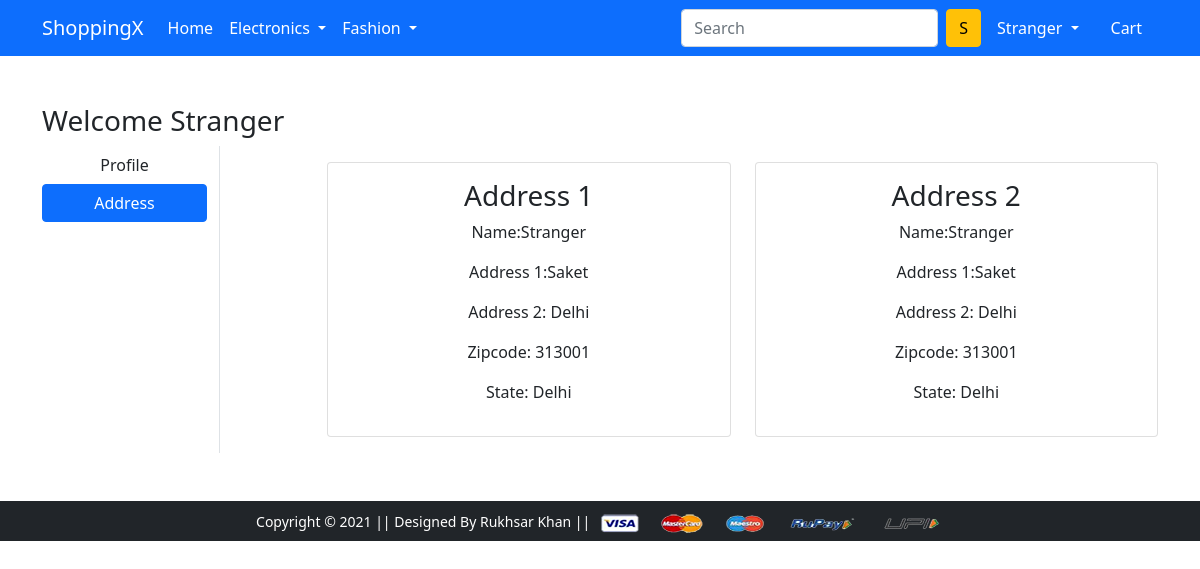
The app's page /address (signed in) with its own data.
### app/models.py (models this page shows, shortened)
class Customer(models.Model):
    user = models.ForeignKey(User, on_delete=models.CASCADE)
    name = models.CharField(max_length=200)
    locality= models.CharField(max_length=200)
    city = models.CharField(max_length=200)
    zipcode = models.IntegerField()
    state = models.CharField(choices=STATE_CHOICES, max_length=50)

### app/views.py (the view)
# urls.py: path('address', views.address, name='address'),
@login_required
def address(request):
    add = Customer.objects.filter(user=request.user)
    return render(request, 'app/address.html',{'add':add,'active':'btn-primary'})

### app/templates/app/address.html (shortened to what this page needs)
{% extends 'app/base.html' %}
{% load static %}
{% block main-content %}
<div class="container my-5">
 <div class="row">
 <h3>Welcome {{request.user.username|capfirst}}</h3>
  <div class="col-sm-2 border-end">
   <ul class="list-unstyled">
    <li class="d-grid"><a href="{% url 'profile' %}" class="btn ">Profile</a></li>
    <li class="d-grid"><a href="{% url 'address' %}" class="btn {{active}}">Address</a></li>
   </ul>
  </div>
  <div class="col-sm-9 offset-sm-1">
   <div class="row">
     {% for ad in add %}
        <div class="col-sm-6">
        <div class="card my-3">
        <div class="card-body text-center">
        <h3 >Address {{forloop.counter}}</h3>
                <p>Name:{{ad.name}}</p>
                <p>Address 1:{{ad.locality}}</p>
                <p>Address 2: {{ad.city}}</p>
                <p>Zipcode: {{ad.zipcode}}</p>
                <p>State: {{ad.state}}</p>
        </div>
        </div>
        </div>
        {% endfor %}
   </div>
  </div>
 </div>
</div>
{% endblock main-content %}

### app/templates/app/base.html (shortened to what this page needs)
<!doctype html>
{% load static %}
<html lang="en">
  <head>
    <link href="https://cdn.jsdelivr.net/npm/bootstrap@5.0.0-beta1/dist/css/bootstrap.min.css" rel="stylesheet">
    <link rel="stylesheet" href="{% static 'app/css/owl.carousel.min.css' %}">
    <link rel="stylesheet" href="{% static 'app/css/all.min.css' %}">
    <link rel="stylesheet" href="{% static 'app/css/style.css' %}">
  </head>
  <body>
    <nav class="navbar navbar-expand-lg navbar-dark bg-primary">
     <div class="container">
       <a class="navbar-brand" href="/">ShoppingX</a>
       <div class="collapse navbar-collapse" id="navbarSupportedContent">
         <ul class="navbar-nav me-auto mb-2 mb-lg-0">
           <li class="nav-item">
             <a class="nav-link active" aria-current="page" href="/">Home</a>
           </li>
           <li class="nav-item dropdown">
             <a class="nav-link dropdown-toggle text-white" href="#" id="electronicsDropdown" role="button" data-bs-toggle="dropdown" aria-expanded="false">
               Electronics
             </a>
           </li>
           <li class="nav-item dropdown">
             <a class="nav-link dropdown-toggle text-white" href="#" id="fashionDropdown" role="button" data-bs-toggle="dropdown" aria-expanded="false">
               Fashion
             </a>
           </li>
         </ul>
         <form class="d-flex">
           <input class="form-control me-2" type="search" placeholder="Search" aria-label="Search">
           <button class="btn btn-warning" type="submit">S</button>
         </form>
         <div>
          <ul class="navbar-nav me-auto mb-2 mb-lg-0">
          {% if request.user.is_authenticated %}
           <li class="nav-item dropdown mx-2">
              <a class="nav-link dropdown-toggle text-white" href="#" id="profileDropdown" role="button" data-bs-toggle="dropdown" aria-expanded="false">
                {{request.user.username|capfirst}}
              </a>
            </li>
            <li class="nav-item mx-2">
             <a href="{% url 'showcart' %}" class="nav-link text-white"> Cart </a>
            </li>
          {% endif %}
          </ul>
         </div>
       </div>
     </div>
    </nav>
    {% block main-content %} {% endblock main-content %}
    <footer class="container-fluid bg-dark text-center p-2 mt-5">
        <small class="text-white">Copyright &copy; 2021 || Designed By Rukhsar Khan || </small>
        <img src="{% static 'app/images/payment.png' %}" alt="" srcset="" class="img-fluid" height="2px">
    </footer>
  </body>
</html>

### records on screen
Customer: name "Stranger", locality "Saket", city "Delhi", zipcode "313001", state "Delhi"
Customer: name "Stranger", locality "Saket", city "Delhi", zipcode "313001", state "Delhi"

### other values on screen
{{ request.user.username|capfirst }} "Stranger"
